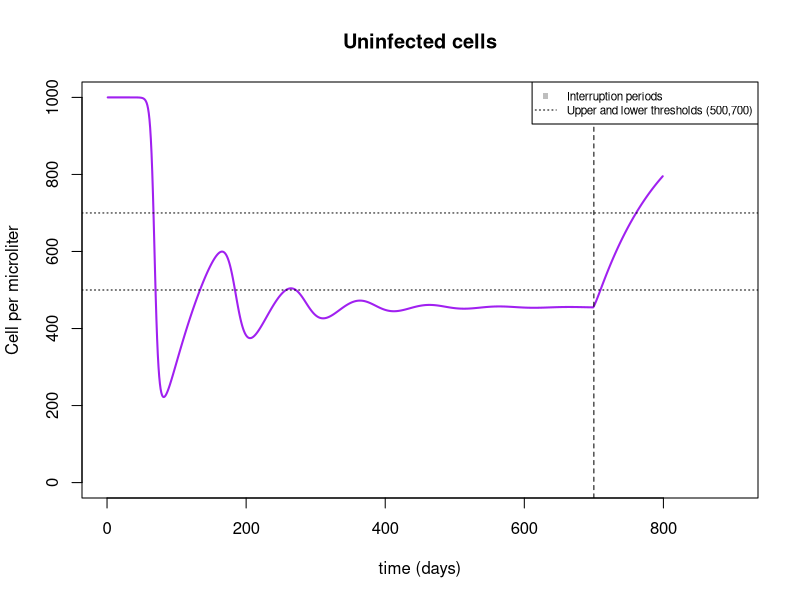
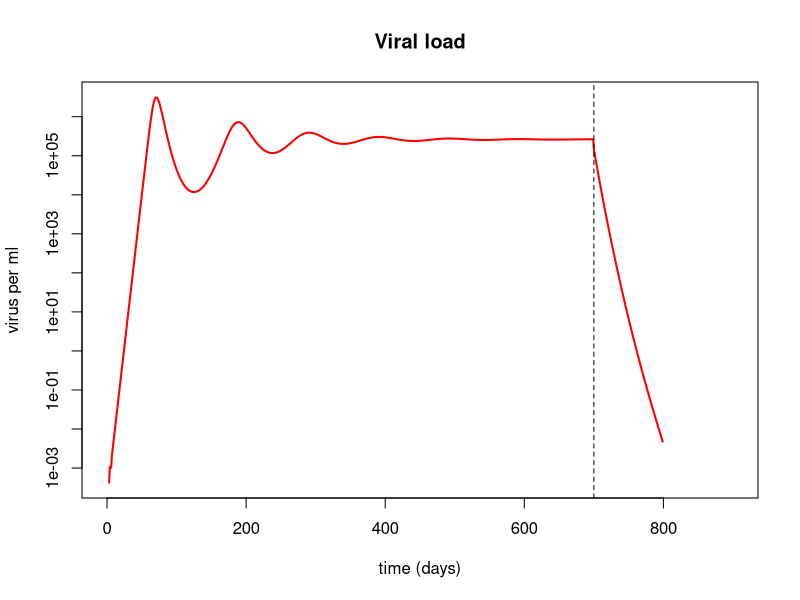

Write R code to recreate these figures, in order. (Note: this script raises an error after producing the figures.)
#immune.treat.interrupt=function(tmax,CD4thresh.l){
rm(list=ls()) #this clears the workspace to make sure no leftover variables are floating around. Not strictly needed
dev.off()
graphics.off(); #close all graphics windows
library(deSolve)
require(deSolve)  #loads ODE solver package

#Differential equations for uninfected cells, infected cells and virus
#FOr time t=0 to t=600  and after t=750 there is no treatment 

#values for model parameters,
lambda=10;#unit: [/mm3 day]
d=0.01;#unit: [/day]
b=4.57e-5;#unit: [mm3/day]
delta=0.39;#unit: [/day]
p=45;#unit: [/cell day]
c=2.4;#unit: [/day]
eRTI1=0; #Reverse Transcriptise Inhibitor efficacy when patient is not getting treatment
ePI1=0; #Protease Inhibitor efficacy when patient is not getting treatment
eRTI2=0.4; #Reverse Transcriptise Inhibitor efficacy when patient is getting treatment
ePI2=0.4; #Protease Inhibitor efficacy when patient is getting treatment

no.treatment=function(t,y,parms)   
{ 
  
  U=y[1]; #uninfected cells
  I=y[2]; #infected cells
  VI=y[3]; #infectious virus
  VNI=y[4]; #Noninfectious virus
  
  dUdt=lambda-d*U-(1-eRTI1)*b*VI*U;
  dIdt=(1-eRTI1)*b*VI*U-delta*I;
  dVIdt=(1-ePI1)*p*I-c*VI;
  dVNIdt=ePI1*p*I-c*VNI;
  
  return(list(c(dUdt,dIdt,dVIdt,dVNIdt)))
}


treatment=function(t,y,parms) 
{ 
  U=y[1]; #uninfected cells
  I=y[2]; #infected cells
  VI=y[3]; #infectious virus
  VNI=y[4]; #Noninfectious virus
  
  dUdt=lambda-d*U-(1-eRTI2)*b*VI*U;
  dIdt=(1-eRTI2)*b*VI*U-delta*I;
  dVIdt=(1-ePI2)*p*I-c*VI;
  dVNIdt=ePI2*p*I-c*VNI;
  
  return(list(c(dUdt,dIdt,dVIdt,dVNIdt)))
} #end function specifying the ODEs



#############
#main program
#############
tmax=900
timevec=seq(0,tmax,1); #vector of times
treat.init=700
treat.int=800
int.period=30
n.max=(tmax-treat.int)/int.period
seq.n = seq(0,n.max,2)


CD4thresh.l=500
CD4thresh.u=700


main=matrix(,nrow=tmax,ncol=5)
#Initial condition 

main[1,2]=1e3; #initial number of uninfected cells  
main[1,4]=1e-6;#initial number for free infectious virus V
main[1,5]=0; #initial number for free noninfectious virus v
main[1,3]=0; #initial number of infected cells 
#Y0=c(U, I, VI, VNI);  #combine initial conditions into a vector 
milestone=matrix()
t=2
if (t<= tmax){
for (n in 1:length(seq.n)){  
    print(t)
    if (t<treat.init){
      if(t==1) {Y0=c(1e3,0,1e-6,0)} else {Y0=main[t-1,2:5]}
      timevec1=seq(t-1,t)
      odeoutput=lsoda(Y0,timevec1,no.treatment,parms="",atol=1e-5)
      main[t,]=odeoutput[2,]
      t=t+1
      while (t<treat.init){
        Y0=main[t-1,2:5]
        timevec1=seq(t-1,t)
        odeoutput=lsoda(Y0,timevec1,no.treatment,parms="",atol=1e-5)
        main[t,]=odeoutput[2,]
        t=t+1
      }
    }
    else if ((t>=treat.init) & (t<treat.int))
    {milestone=rbind(milestone,t)
     Y0=main[t-1,2:5]
     timevec1=seq(t-1,t)
     odeoutput=lsoda(Y0,timevec1,treatment,parms="",atol=1e-5)
     main[t,]=odeoutput[2,]
     t=t+1
     while ((t>=treat.init) & (t<treat.int)){
       Y0=main[t-1,2:5]
       timevec1=seq(t-1,t)
       odeoutput=lsoda(Y0,timevec1,treatment,parms="",atol=1e-5)
       main[t,]=odeoutput[2,]
       t=t+1
     }
     }
    else if (t>=treat.int) {
      if (t< treat.int+(seq.n[n]+1)*int.period) {  
        milestone=rbind(milestone,t)
        Y0=main[t-1,2:5]
        timevec1=seq(t-1,t)
        odeoutput=lsoda(Y0,timevec1,no.treatment,parms="",atol=1e-5)
        main[t,]=odeoutput[2,]
        t=t+1
        while (t< treat.int+(seq.n[n]+1)*int.period){
          Y0=main[t-1,2:5]
          timevec1=seq(t-1,t)
          odeoutput=lsoda(Y0,timevec1,no.treatment,parms="",atol=1e-5)
          main[t,]=odeoutput[2,]
          t=t+1
        }
          }
      
      else {
        while ((t>= treat.int+(seq.n[n]+1)*int.period) & (t < treat.int+(seq.n[n]+2)*int.period)){
        print("*")
        print(t)
        Y0=main[t-1,2:5]
        timevec1=seq(t-1,t)
        odeoutput=lsoda(Y0,timevec1,treatment,parms="",atol=1e-5)
        main[t,]=odeoutput[2,]
        t=t+1
          }
         }
        } 
       }
      } else {print("error")}

plot(main[,2],type="l",xlab="time (days)",ylab="Cell per microliter",main="Uninfected cells", col="purple",lwd=2,xlim=c(0,tmax),ylim=c(0,1e3))
abline(v=milestone,lty=c(2))
abline(h=c(CD4thresh.l,CD4thresh.u), lty=c(3))
rect(milestone[3],1e-20,milestone[4],1e8,col = rgb(0.5,0.5,0.5,1/4),border=NA)
rect(milestone[5],1e-20,milestone[6],1e8,col = rgb(0.5,0.5,0.5,1/4),border=NA)

legend("topright",legend=c("Interruption periods","Upper and lower thresholds (500,700)"),lty=c(NA,3),pch=c(15,NA),col=c("gray","black"),cex=0.7)

plot(main[,4]*1000,type="l",xlab="time (days)",ylab="virus per ml",main="Viral load", col="red",lwd=2,xlim=c(0,tmax),log="y")

abline(v=milestone,lty=c(2))
rect(milestone[3],1e-20,milestone[4],1e8,col = rgb(0.5,0.5,0.5,1/4),border=NA)
rect(milestone[5],1e-20,milestone[6],1e8,col = rgb(0.5,0.5,0.5,1/4),border=NA)

milestone
milestone2=matrix()
for (t in 2:dim(milestone)[1]){
  milestone2[t-1]=milestone[t]-milestone[t-1]
}
milestone2
plot(milestone2,type="l",ylab="duration",xlab="on-off treatment")
points(milestone2,col=rep(1:2,14),pch=15)
ifelse(treat.init<tmax,legend("topright",cex=0.7,legend=c("On-treatment duration","Off-treatment duration"),pch=15,col=c("red","black")),)

barplot(milestone2,type="l",ylab="duration",xlab="on-off treatment")
legend("topright",cex=0.7,legend=c("on-treatment duration","Off-treatment duration"),pch=15,col=c("red","black"))
